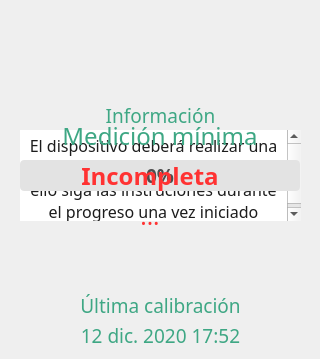
<?xml version="1.0" encoding="UTF-8"?>
<ui version="4.0">
 <class>OptionCalibration</class>
 <widget class="QWidget" name="OptionCalibration">
  <property name="geometry">
   <rect>
    <x>0</x>
    <y>0</y>
    <width>320</width>
    <height>359</height>
   </rect>
  </property>
  <property name="windowTitle">
   <string>Form</string>
  </property>
  <property name="styleSheet">
   <string notr="true">background-image: url(:/icons/general/fondo_transparente.png);
border-image: url(:/icons/general/fondo_transparente.png);</string>
  </property>
  <widget class="QWidget" name="widget" native="true">
   <property name="geometry">
    <rect>
     <x>0</x>
     <y>0</y>
     <width>320</width>
     <height>359</height>
    </rect>
   </property>
   <property name="styleSheet">
    <string notr="true">background-image: url(:/icons/main_menu/calibration_menu/background_calibration_menu.png);</string>
   </property>
   <widget class="MyLabelAnimated" name="l_calibration_back">
    <property name="geometry">
     <rect>
      <x>0</x>
      <y>25</y>
      <width>320</width>
      <height>75</height>
     </rect>
    </property>
    <property name="styleSheet">
     <string notr="true">border-image: url(:/icons/main_menu/calibration_menu/header_calibration_menu.png);
background-image: url(:/icons/general/fondo_transparente.png);</string>
    </property>
    <property name="text">
     <string/>
    </property>
   </widget>
   <widget class="MyLabelAnimated" name="l_calibration_state_button">
    <property name="geometry">
     <rect>
      <x>80</x>
      <y>220</y>
      <width>163</width>
      <height>70</height>
     </rect>
    </property>
    <property name="styleSheet">
     <string notr="true">background-image: url(:/icons/general/fondo_transparente.png);
border-image: url(:/icons/general/next_button.png);</string>
    </property>
    <property name="text">
     <string/>
    </property>
    <property name="scaledContents">
     <bool>true</bool>
    </property>
   </widget>
   <widget class="QTextEdit" name="pt_calibration_state_text">
    <property name="geometry">
     <rect>
      <x>20</x>
      <y>130</y>
      <width>281</width>
      <height>91</height>
     </rect>
    </property>
    <property name="font">
     <font>
      <family>Swis721 Lt BT</family>
      <pointsize>12</pointsize>
     </font>
    </property>
    <property name="toolTip">
     <string>&lt;html&gt;&lt;head/&gt;&lt;body&gt;&lt;p align=&quot;center&quot;&gt;&lt;br/&gt;&lt;/p&gt;&lt;/body&gt;&lt;/html&gt;</string>
    </property>
    <property name="styleSheet">
     <string notr="true">QTextEdit { 
	background-image: url(:/icons/general/fondo_transparente.png);
	color: rgb(28, 28, 28);
	border-radius: 3px;
	text-align: center;
}</string>
    </property>
    <property name="frameShadow">
     <enum>QFrame::Plain</enum>
    </property>
    <property name="readOnly">
     <bool>true</bool>
    </property>
    <property name="html">
     <string>&lt;!DOCTYPE HTML PUBLIC &quot;-//W3C//DTD HTML 4.0//EN&quot; &quot;http://www.w3.org/TR/REC-html40/strict.dtd&quot;&gt;
&lt;html&gt;&lt;head&gt;&lt;meta name=&quot;qrichtext&quot; content=&quot;1&quot; /&gt;&lt;style type=&quot;text/css&quot;&gt;
p, li { white-space: pre-wrap; }
&lt;/style&gt;&lt;/head&gt;&lt;body style=&quot; font-family:'Swis721 Lt BT'; font-size:12pt; font-weight:400; font-style:normal;&quot;&gt;
&lt;p align=&quot;center&quot; style=&quot; margin-top:0px; margin-bottom:0px; margin-left:0px; margin-right:0px; -qt-block-indent:0; text-indent:0px;&quot;&gt;El dispositivo deberá realizar una medición máxima y mínima. Para ello siga las instruciones durante el progreso una vez iniciado&lt;/p&gt;&lt;/body&gt;&lt;/html&gt;</string>
    </property>
   </widget>
   <widget class="QLabel" name="l_calibration_state_footer_text_1">
    <property name="geometry">
     <rect>
      <x>60</x>
      <y>290</y>
      <width>201</width>
      <height>31</height>
     </rect>
    </property>
    <property name="font">
     <font>
      <family>Swis721 Lt BT</family>
      <pointsize>14</pointsize>
     </font>
    </property>
    <property name="styleSheet">
     <string notr="true">background-image: url(:/icons/general/fondo_transparente.png);
color:rgb(62, 167, 132);</string>
    </property>
    <property name="text">
     <string>Última calibración</string>
    </property>
    <property name="alignment">
     <set>Qt::AlignCenter</set>
    </property>
   </widget>
   <widget class="QLabel" name="l_last_calibration_time">
    <property name="geometry">
     <rect>
      <x>60</x>
      <y>320</y>
      <width>201</width>
      <height>31</height>
     </rect>
    </property>
    <property name="font">
     <font>
      <family>Swis721 Lt BT</family>
      <pointsize>14</pointsize>
     </font>
    </property>
    <property name="styleSheet">
     <string notr="true">background-image: url(:/icons/general/fondo_transparente.png);
color:rgb(62, 167, 132);</string>
    </property>
    <property name="text">
     <string>12 dic. 2020 17:52</string>
    </property>
    <property name="alignment">
     <set>Qt::AlignCenter</set>
    </property>
   </widget>
   <widget class="QLabel" name="l_calibration_state">
    <property name="geometry">
     <rect>
      <x>60</x>
      <y>100</y>
      <width>201</width>
      <height>31</height>
     </rect>
    </property>
    <property name="font">
     <font>
      <family>Swis721 Lt BT</family>
      <pointsize>14</pointsize>
     </font>
    </property>
    <property name="styleSheet">
     <string notr="true">background-image: url(:/icons/general/fondo_transparente.png);
color:rgb(62, 167, 132);</string>
    </property>
    <property name="text">
     <string>Información</string>
    </property>
    <property name="alignment">
     <set>Qt::AlignCenter</set>
    </property>
   </widget>
   <widget class="QLabel" name="l_calibration_state_progress_text">
    <property name="geometry">
     <rect>
      <x>20</x>
      <y>120</y>
      <width>280</width>
      <height>31</height>
     </rect>
    </property>
    <property name="font">
     <font>
      <family>Swis721 Lt BT</family>
      <pointsize>18</pointsize>
     </font>
    </property>
    <property name="styleSheet">
     <string notr="true">background-image: url(:/icons/general/fondo_transparente.png);
color:rgb(62, 167, 132);</string>
    </property>
    <property name="text">
     <string>Medición mínima</string>
    </property>
    <property name="alignment">
     <set>Qt::AlignCenter</set>
    </property>
   </widget>
   <widget class="QProgressBar" name="pbar_calibration_state_progress">
    <property name="geometry">
     <rect>
      <x>20</x>
      <y>160</y>
      <width>280</width>
      <height>31</height>
     </rect>
    </property>
    <property name="font">
     <font>
      <family>Swis721 BT</family>
      <pointsize>14</pointsize>
      <weight>75</weight>
      <bold>true</bold>
     </font>
    </property>
    <property name="styleSheet">
     <string notr="true"> QProgressBar::chunk {
	color: rgb(77, 77, 77);
     border-radius: 4px;
     background-color: #3ea784;
 }
QProgressBar {
	 color: rgb(77, 77, 77);
     border-radius: 4px;
     background-color: #E3E3E3;
 }</string>
    </property>
    <property name="value">
     <number>0</number>
    </property>
    <property name="alignment">
     <set>Qt::AlignCenter</set>
    </property>
   </widget>
   <widget class="MyLabelAnimated" name="l_calibration_state_button_out">
    <property name="geometry">
     <rect>
      <x>160</x>
      <y>250</y>
      <width>163</width>
      <height>70</height>
     </rect>
    </property>
    <property name="styleSheet">
     <string notr="true">background-image: url(:/icons/general/fondo_transparente.png);
border-image: url(:/icons/general/exit_button.png);</string>
    </property>
    <property name="text">
     <string/>
    </property>
    <property name="scaledContents">
     <bool>true</bool>
    </property>
   </widget>
   <widget class="MyLabelAnimated" name="l_calibration_state_button_repeat">
    <property name="geometry">
     <rect>
      <x>0</x>
      <y>250</y>
      <width>163</width>
      <height>70</height>
     </rect>
    </property>
    <property name="styleSheet">
     <string notr="true">background-image: url(:/icons/general/fondo_transparente.png);
border-image: url(:/icons/general/repeat_button.png);</string>
    </property>
    <property name="text">
     <string/>
    </property>
    <property name="scaledContents">
     <bool>true</bool>
    </property>
   </widget>
   <widget class="QLabel" name="l_calibration_state_error_tag">
    <property name="geometry">
     <rect>
      <x>10</x>
      <y>160</y>
      <width>280</width>
      <height>31</height>
     </rect>
    </property>
    <property name="font">
     <font>
      <family>Swis721 Lt BT</family>
      <pointsize>18</pointsize>
      <weight>75</weight>
      <bold>true</bold>
     </font>
    </property>
    <property name="styleSheet">
     <string notr="true">background-image: url(:/icons/general/fondo_transparente.png);
color:rgb(255, 50, 50);</string>
    </property>
    <property name="text">
     <string>Incompleta</string>
    </property>
    <property name="alignment">
     <set>Qt::AlignCenter</set>
    </property>
   </widget>
   <widget class="QLabel" name="l_calibration_state_error_text">
    <property name="geometry">
     <rect>
      <x>10</x>
      <y>200</y>
      <width>280</width>
      <height>31</height>
     </rect>
    </property>
    <property name="font">
     <font>
      <family>Swis721 Lt BT</family>
      <pointsize>18</pointsize>
      <weight>50</weight>
      <bold>false</bold>
     </font>
    </property>
    <property name="styleSheet">
     <string notr="true">background-image: url(:/icons/general/fondo_transparente.png);
color:rgb(255, 50, 50);</string>
    </property>
    <property name="text">
     <string>...</string>
    </property>
    <property name="alignment">
     <set>Qt::AlignCenter</set>
    </property>
   </widget>
  </widget>
 </widget>
 <customwidgets>
  <customwidget>
   <class>MyLabelAnimated</class>
   <extends>QLabel</extends>
   <header location="global">mylabelanimated.h</header>
  </customwidget>
 </customwidgets>
 <resources/>
 <connections/>
</ui>
